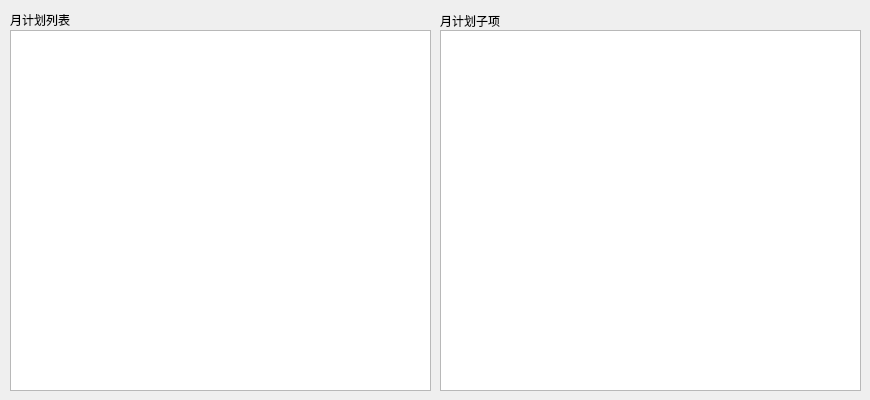
    <widget class="QWidget" name="tab_plan_month">
     <attribute name="title">
      <string>月计划</string>
     </attribute>
     <widget class="QGroupBox" name="groupBox_play_list_7">
      <property name="geometry">
       <rect>
        <x>10</x>
        <y>10</y>
        <width>421</width>
        <height>381</height>
       </rect>
      </property>
      <property name="font">
       <font>
        <family>微软雅黑</family>
        <pointsize>9</pointsize>
       </font>
      </property>
      <property name="title">
       <string>月计划列表</string>
      </property>
      <widget class="QTableWidget" name="tableWidget_plan_month">
       <property name="geometry">
        <rect>
         <x>0</x>
         <y>20</y>
         <width>421</width>
         <height>361</height>
        </rect>
       </property>
       <property name="font">
        <font>
         <family>微软雅黑</family>
         <pointsize>9</pointsize>
        </font>
       </property>
       <property name="contextMenuPolicy">
        <enum>Qt::CustomContextMenu</enum>
       </property>
       <property name="editTriggers">
        <set>QAbstractItemView::NoEditTriggers</set>
       </property>
       <property name="selectionMode">
        <enum>QAbstractItemView::ExtendedSelection</enum>
       </property>
       <property name="selectionBehavior">
        <enum>QAbstractItemView::SelectRows</enum>
       </property>
       <property name="verticalScrollMode">
        <enum>QAbstractItemView::ScrollPerPixel</enum>
       </property>
       <property name="horizontalScrollMode">
        <enum>QAbstractItemView::ScrollPerPixel</enum>
       </property>
       <attribute name="horizontalHeaderMinimumSectionSize">
        <number>30</number>
       </attribute>
       <attribute name="horizontalHeaderDefaultSectionSize">
        <number>70</number>
       </attribute>
       <attribute name="horizontalHeaderHighlightSections">
        <bool>false</bool>
       </attribute>
       <attribute name="verticalHeaderVisible">
        <bool>false</bool>
       </attribute>
       <attribute name="verticalHeaderMinimumSectionSize">
        <number>18</number>
       </attribute>
       <attribute name="verticalHeaderDefaultSectionSize">
        <number>18</number>
       </attribute>
      </widget>
     </widget>
     <widget class="QGroupBox" name="groupBox_sub_play_list_7">
      <property name="geometry">
       <rect>
        <x>440</x>
        <y>10</y>
        <width>421</width>
        <height>381</height>
       </rect>
      </property>
      <property name="font">
       <font>
        <family>微软雅黑</family>
        <pointsize>9</pointsize>
       </font>
      </property>
      <property name="title">
       <string>月计划子项</string>
      </property>
      <property name="alignment">
       <set>Qt::AlignLeading|Qt::AlignLeft|Qt::AlignVCenter</set>
      </property>
      <widget class="QTableWidget" name="tableWidget_plan_month_sub">
       <property name="geometry">
        <rect>
         <x>0</x>
         <y>20</y>
         <width>421</width>
         <height>361</height>
        </rect>
       </property>
       <property name="font">
        <font>
         <family>微软雅黑</family>
         <pointsize>9</pointsize>
        </font>
       </property>
       <property name="contextMenuPolicy">
        <enum>Qt::CustomContextMenu</enum>
       </property>
       <property name="editTriggers">
        <set>QAbstractItemView::NoEditTriggers</set>
       </property>
       <property name="selectionBehavior">
        <enum>QAbstractItemView::SelectRows</enum>
       </property>
       <property name="verticalScrollMode">
        <enum>QAbstractItemView::ScrollPerPixel</enum>
       </property>
       <property name="horizontalScrollMode">
        <enum>QAbstractItemView::ScrollPerPixel</enum>
       </property>
       <attribute name="horizontalHeaderMinimumSectionSize">
        <number>30</number>
       </attribute>
       <attribute name="horizontalHeaderDefaultSectionSize">
        <number>70</number>
       </attribute>
       <attribute name="horizontalHeaderHighlightSections">
        <bool>false</bool>
       </attribute>
       <attribute name="verticalHeaderVisible">
        <bool>false</bool>
       </attribute>
       <attribute name="verticalHeaderMinimumSectionSize">
        <number>18</number>
       </attribute>
       <attribute name="verticalHeaderDefaultSectionSize">
        <number>18</number>
       </attribute>
      </widget>
     </widget>
    </widget>
